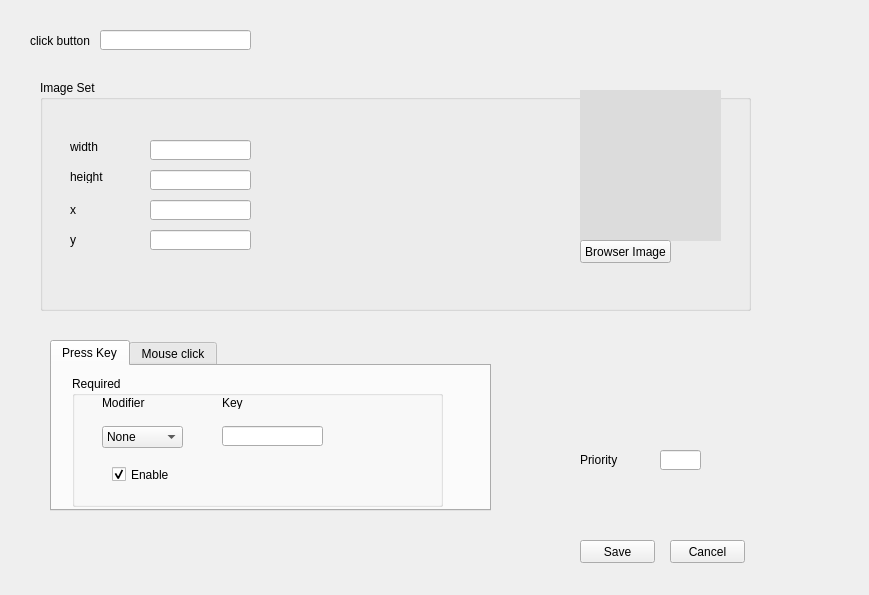
<?xml version="1.0" encoding="UTF-8"?>
<ui version="4.0">
 <class>Form</class>
 <widget class="QWidget" name="Form">
  <property name="geometry">
   <rect>
    <x>0</x>
    <y>0</y>
    <width>869</width>
    <height>595</height>
   </rect>
  </property>
  <property name="windowTitle">
   <string>Form</string>
  </property>
  <widget class="QLabel" name="label">
   <property name="geometry">
    <rect>
     <x>30</x>
     <y>30</y>
     <width>61</width>
     <height>21</height>
    </rect>
   </property>
   <property name="text">
    <string>click button</string>
   </property>
  </widget>
  <widget class="QLineEdit" name="discriptionInput">
   <property name="geometry">
    <rect>
     <x>100</x>
     <y>30</y>
     <width>151</width>
     <height>20</height>
    </rect>
   </property>
  </widget>
  <widget class="QGroupBox" name="groupBox">
   <property name="geometry">
    <rect>
     <x>40</x>
     <y>80</y>
     <width>711</width>
     <height>231</height>
    </rect>
   </property>
   <property name="title">
    <string>Image Set</string>
   </property>
   <widget class="QLabel" name="imageFrame">
    <property name="geometry">
     <rect>
      <x>540</x>
      <y>10</y>
      <width>141</width>
      <height>151</height>
     </rect>
    </property>
    <property name="styleSheet">
     <string notr="true">background-color:rgb(220, 220, 220);
</string>
    </property>
    <property name="text">
     <string/>
    </property>
   </widget>
   <widget class="QPushButton" name="browserImageButton">
    <property name="geometry">
     <rect>
      <x>540</x>
      <y>160</y>
      <width>91</width>
      <height>23</height>
     </rect>
    </property>
    <property name="text">
     <string>Browser Image</string>
    </property>
   </widget>
   <widget class="QLineEdit" name="widthInput">
    <property name="geometry">
     <rect>
      <x>110</x>
      <y>60</y>
      <width>101</width>
      <height>20</height>
     </rect>
    </property>
   </widget>
   <widget class="QLineEdit" name="heightInput">
    <property name="geometry">
     <rect>
      <x>110</x>
      <y>90</y>
      <width>101</width>
      <height>20</height>
     </rect>
    </property>
   </widget>
   <widget class="QLineEdit" name="xInput">
    <property name="geometry">
     <rect>
      <x>110</x>
      <y>120</y>
      <width>101</width>
      <height>20</height>
     </rect>
    </property>
   </widget>
   <widget class="QLineEdit" name="yInput">
    <property name="geometry">
     <rect>
      <x>110</x>
      <y>150</y>
      <width>101</width>
      <height>20</height>
     </rect>
    </property>
   </widget>
   <widget class="QLabel" name="label_6">
    <property name="geometry">
     <rect>
      <x>30</x>
      <y>60</y>
      <width>47</width>
      <height>13</height>
     </rect>
    </property>
    <property name="text">
     <string>width</string>
    </property>
   </widget>
   <widget class="QLabel" name="label_7">
    <property name="geometry">
     <rect>
      <x>30</x>
      <y>90</y>
      <width>47</width>
      <height>13</height>
     </rect>
    </property>
    <property name="text">
     <string>height</string>
    </property>
   </widget>
   <widget class="QLabel" name="label_8">
    <property name="geometry">
     <rect>
      <x>30</x>
      <y>120</y>
      <width>71</width>
      <height>20</height>
     </rect>
    </property>
    <property name="text">
     <string>x</string>
    </property>
   </widget>
   <widget class="QLabel" name="label_9">
    <property name="geometry">
     <rect>
      <x>30</x>
      <y>150</y>
      <width>71</width>
      <height>20</height>
     </rect>
    </property>
    <property name="text">
     <string>y</string>
    </property>
   </widget>
   <widget class="QLabel" name="titleCheck">
    <property name="geometry">
     <rect>
      <x>550</x>
      <y>190</y>
      <width>151</width>
      <height>16</height>
     </rect>
    </property>
    <property name="styleSheet">
     <string notr="true">color:rgb(255, 2, 6);</string>
    </property>
    <property name="text">
     <string/>
    </property>
   </widget>
  </widget>
  <widget class="QTabWidget" name="tabWidget">
   <property name="geometry">
    <rect>
     <x>50</x>
     <y>340</y>
     <width>441</width>
     <height>171</height>
    </rect>
   </property>
   <property name="currentIndex">
    <number>0</number>
   </property>
   <widget class="QWidget" name="PressKey">
    <attribute name="title">
     <string>Press Key</string>
    </attribute>
    <widget class="QGroupBox" name="groupBox_2">
     <property name="geometry">
      <rect>
       <x>20</x>
       <y>10</y>
       <width>371</width>
       <height>131</height>
      </rect>
     </property>
     <property name="title">
      <string>Required</string>
     </property>
     <widget class="QComboBox" name="modifiers">
      <property name="geometry">
       <rect>
        <x>30</x>
        <y>50</y>
        <width>81</width>
        <height>22</height>
       </rect>
      </property>
      <item>
       <property name="text">
        <string>None</string>
       </property>
      </item>
      <item>
       <property name="text">
        <string>L CTRL</string>
       </property>
      </item>
      <item>
       <property name="text">
        <string>R CTRL</string>
       </property>
      </item>
      <item>
       <property name="text">
        <string>L SHIFT</string>
       </property>
      </item>
      <item>
       <property name="text">
        <string>R SHIFT</string>
       </property>
      </item>
      <item>
       <property name="text">
        <string>L ALT</string>
       </property>
      </item>
      <item>
       <property name="text">
        <string>R ALT</string>
       </property>
      </item>
      <item>
       <property name="text">
        <string>ENTER</string>
       </property>
      </item>
     </widget>
     <widget class="QLabel" name="label_2">
      <property name="geometry">
       <rect>
        <x>30</x>
        <y>20</y>
        <width>47</width>
        <height>13</height>
       </rect>
      </property>
      <property name="text">
       <string>Modifier</string>
      </property>
     </widget>
     <widget class="QLineEdit" name="keyInput">
      <property name="geometry">
       <rect>
        <x>150</x>
        <y>50</y>
        <width>101</width>
        <height>20</height>
       </rect>
      </property>
     </widget>
     <widget class="QLabel" name="label_3">
      <property name="geometry">
       <rect>
        <x>150</x>
        <y>20</y>
        <width>47</width>
        <height>13</height>
       </rect>
      </property>
      <property name="text">
       <string>Key</string>
      </property>
     </widget>
     <widget class="QCheckBox" name="keysCheck">
      <property name="geometry">
       <rect>
        <x>40</x>
        <y>90</y>
        <width>70</width>
        <height>17</height>
       </rect>
      </property>
      <property name="text">
       <string>Enable</string>
      </property>
      <property name="checked">
       <bool>true</bool>
      </property>
      <property name="tristate">
       <bool>false</bool>
      </property>
     </widget>
    </widget>
   </widget>
   <widget class="QWidget" name="tab_2">
    <attribute name="title">
     <string>Mouse click</string>
    </attribute>
    <widget class="QGroupBox" name="groupBox_4">
     <property name="geometry">
      <rect>
       <x>30</x>
       <y>10</y>
       <width>371</width>
       <height>131</height>
      </rect>
     </property>
     <property name="title">
      <string>Required</string>
     </property>
     <widget class="QComboBox" name="mouseCombo">
      <property name="geometry">
       <rect>
        <x>40</x>
        <y>50</y>
        <width>81</width>
        <height>22</height>
       </rect>
      </property>
      <item>
       <property name="text">
        <string>left</string>
       </property>
      </item>
      <item>
       <property name="text">
        <string>right</string>
       </property>
      </item>
     </widget>
     <widget class="QLabel" name="label_5">
      <property name="geometry">
       <rect>
        <x>30</x>
        <y>20</y>
        <width>71</width>
        <height>16</height>
       </rect>
      </property>
      <property name="text">
       <string>click button</string>
      </property>
     </widget>
     <widget class="QCheckBox" name="muoseCheck">
      <property name="geometry">
       <rect>
        <x>50</x>
        <y>100</y>
        <width>70</width>
        <height>17</height>
       </rect>
      </property>
      <property name="text">
       <string>Enable</string>
      </property>
     </widget>
    </widget>
   </widget>
  </widget>
  <widget class="QPushButton" name="saveButton">
   <property name="geometry">
    <rect>
     <x>580</x>
     <y>540</y>
     <width>75</width>
     <height>23</height>
    </rect>
   </property>
   <property name="text">
    <string>Save</string>
   </property>
  </widget>
  <widget class="QPushButton" name="cancel">
   <property name="geometry">
    <rect>
     <x>670</x>
     <y>540</y>
     <width>75</width>
     <height>23</height>
    </rect>
   </property>
   <property name="text">
    <string>Cancel</string>
   </property>
  </widget>
  <widget class="QLabel" name="label_10">
   <property name="geometry">
    <rect>
     <x>580</x>
     <y>450</y>
     <width>71</width>
     <height>20</height>
    </rect>
   </property>
   <property name="text">
    <string>Priority</string>
   </property>
  </widget>
  <widget class="QLineEdit" name="priority">
   <property name="geometry">
    <rect>
     <x>660</x>
     <y>450</y>
     <width>41</width>
     <height>20</height>
    </rect>
   </property>
  </widget>
 </widget>
 <resources/>
 <connections/>
</ui>
